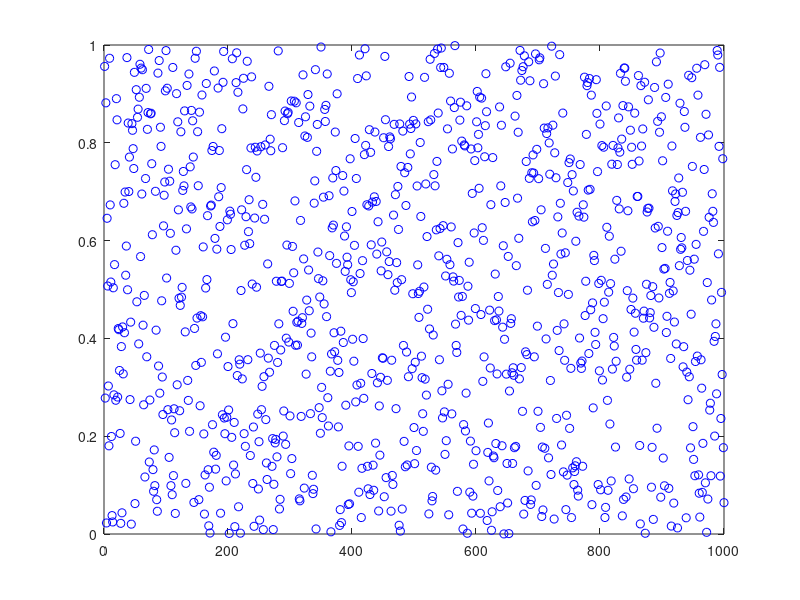
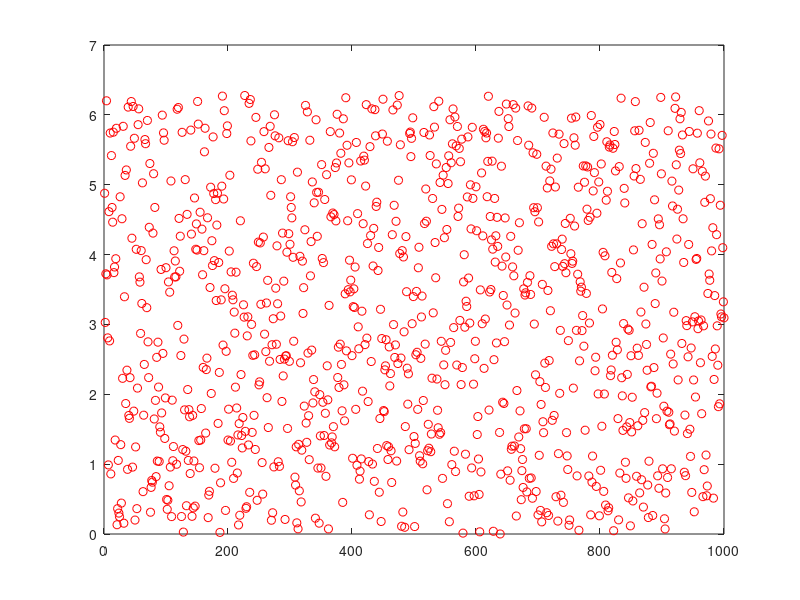
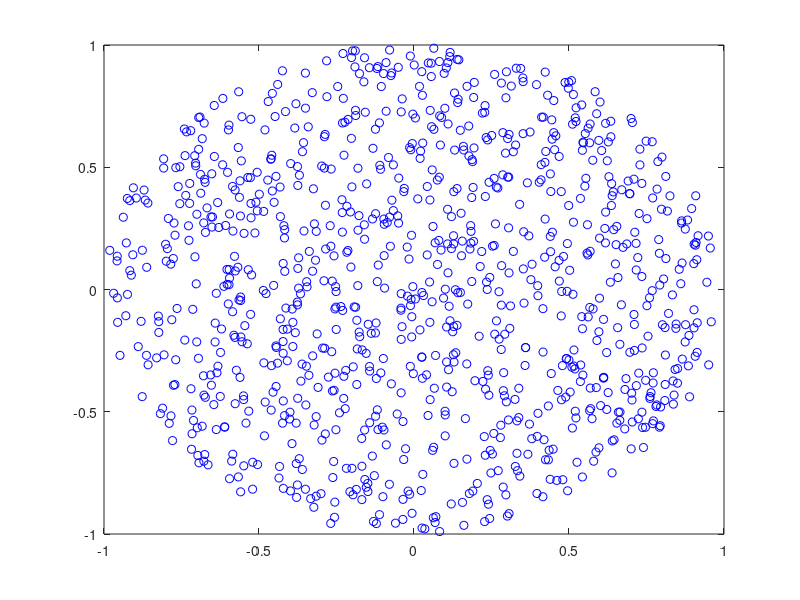

Recreate these plots in MATLAB, in order.
clearvars;
clc;

R = 1;
Theta = 2*pi;

N = 1000;

r = R^2 * rand(N,1);
theta = Theta * rand(N,1);


figure (1)
plot(r,'ob');

figure (2)
plot(theta,'or');

x = sqrt(r).*cos(theta);
y= sqrt(r).*sin(theta);

figure (3)
plot(x,y,'ob');